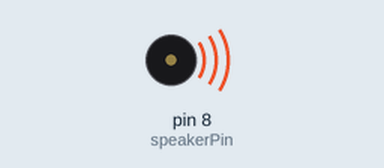
Recording of a sketch running on a simulated Arduino Uno, built with avr-gcc and run on an emulated ATmega328P. Shown: buzzer (waves = sounding).

Above: at 0.1 s.
Timing chart, 0 to 0.7 s (numbered marks = the images above):
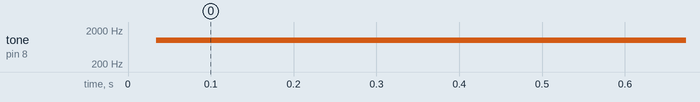

The sketch:

simple_sweep.ino
```cpp
int val;
const int minFreq = 50;
const int maxFreq = 1000;
const int speakerPin = 8;
void setup() {
Serial.begin(9600); //9600 baud rate, this determines resolution of the measurement bit/s
}
void loop() {
 for (int i = minFreq; i <= maxFreq; i++) { //outer for loop: iterating frequency, change iteration amount too if needed
    tone(speakerPin, i, 100); //0.1 seconds for each frequency in hertz
  }

}
```

Measured:
- by itself, tone on pin 8 (speakerPin): silent → 1000 Hz at 0.03 s
